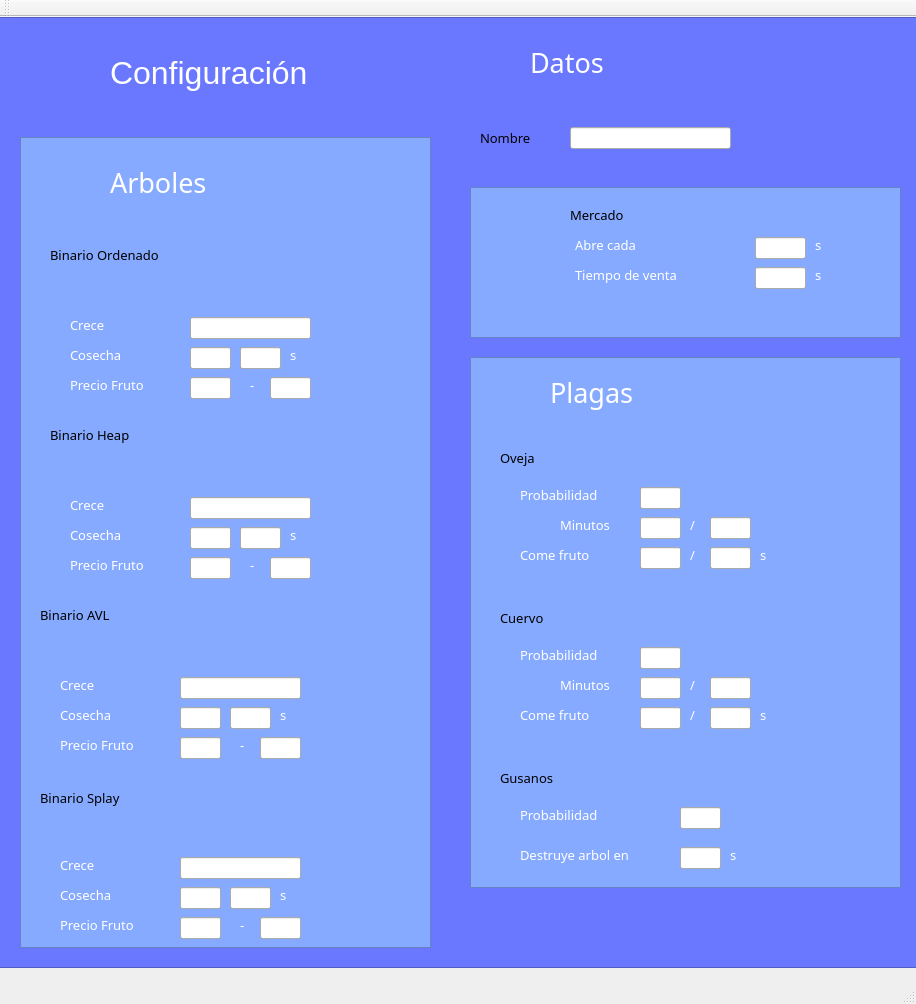
<?xml version="1.0" encoding="UTF-8"?>
<ui version="4.0">
 <class>MainWindow</class>
 <widget class="QMainWindow" name="MainWindow">
  <property name="geometry">
   <rect>
    <x>0</x>
    <y>0</y>
    <width>916</width>
    <height>1004</height>
   </rect>
  </property>
  <property name="windowTitle">
   <string>MainWindow</string>
  </property>
  <widget class="QWidget" name="centralWidget">
   <widget class="QTableView" name="tableView">
    <property name="geometry">
     <rect>
      <x>-10</x>
      <y>0</y>
      <width>931</width>
      <height>951</height>
     </rect>
    </property>
    <property name="styleSheet">
     <string notr="true">background-color:rgb(105, 120, 255);</string>
    </property>
   </widget>
   <widget class="QLabel" name="label_2">
    <property name="geometry">
     <rect>
      <x>110</x>
      <y>20</y>
      <width>251</width>
      <height>71</height>
     </rect>
    </property>
    <property name="font">
     <font>
      <family>MS Shell Dlg 2</family>
      <pointsize>24</pointsize>
      <weight>9</weight>
      <italic>false</italic>
      <bold>false</bold>
     </font>
    </property>
    <property name="styleSheet">
     <string notr="true">color: rgb(255, 255, 255);
font: 75 24pt &quot;MS Shell Dlg 2&quot;;</string>
    </property>
    <property name="text">
     <string>Configuración </string>
    </property>
   </widget>
   <widget class="QTableView" name="tableView_2">
    <property name="geometry">
     <rect>
      <x>470</x>
      <y>170</y>
      <width>431</width>
      <height>151</height>
     </rect>
    </property>
    <property name="styleSheet">
     <string notr="true">background-color: rgb(134, 170, 255);</string>
    </property>
    <property name="frameShape">
     <enum>QFrame::StyledPanel</enum>
    </property>
    <property name="frameShadow">
     <enum>QFrame::Sunken</enum>
    </property>
    <property name="showGrid">
     <bool>true</bool>
    </property>
    <property name="gridStyle">
     <enum>Qt::SolidLine</enum>
    </property>
   </widget>
   <widget class="QTableView" name="tableView_3">
    <property name="geometry">
     <rect>
      <x>20</x>
      <y>120</y>
      <width>411</width>
      <height>811</height>
     </rect>
    </property>
    <property name="styleSheet">
     <string notr="true">background-color: rgb(134, 170, 255);</string>
    </property>
    <property name="frameShape">
     <enum>QFrame::StyledPanel</enum>
    </property>
    <property name="frameShadow">
     <enum>QFrame::Plain</enum>
    </property>
    <property name="showGrid">
     <bool>true</bool>
    </property>
    <property name="gridStyle">
     <enum>Qt::DotLine</enum>
    </property>
   </widget>
   <widget class="QLabel" name="label_3">
    <property name="geometry">
     <rect>
      <x>30</x>
      <y>30</y>
      <width>81</width>
      <height>71</height>
     </rect>
    </property>
    <property name="text">
     <string/>
    </property>
    <property name="pixmap">
     <pixmap>../gears.png</pixmap>
    </property>
   </widget>
   <widget class="QLabel" name="label_4">
    <property name="geometry">
     <rect>
      <x>475</x>
      <y>210</y>
      <width>81</width>
      <height>81</height>
     </rect>
    </property>
    <property name="text">
     <string/>
    </property>
    <property name="pixmap">
     <pixmap>../cart.png</pixmap>
    </property>
    <property name="scaledContents">
     <bool>true</bool>
    </property>
   </widget>
   <widget class="QLabel" name="label_6">
    <property name="geometry">
     <rect>
      <x>460</x>
      <y>20</y>
      <width>61</width>
      <height>51</height>
     </rect>
    </property>
    <property name="text">
     <string/>
    </property>
    <property name="pixmap">
     <pixmap>../folder.png</pixmap>
    </property>
   </widget>
   <widget class="QLabel" name="label_5">
    <property name="geometry">
     <rect>
      <x>530</x>
      <y>10</y>
      <width>191</width>
      <height>71</height>
     </rect>
    </property>
    <property name="font">
     <font>
      <family>Lucida Sans Unicode</family>
      <pointsize>20</pointsize>
     </font>
    </property>
    <property name="styleSheet">
     <string notr="true">color: rgb(255, 255, 255);</string>
    </property>
    <property name="text">
     <string>Datos</string>
    </property>
   </widget>
   <widget class="QLabel" name="label_13">
    <property name="geometry">
     <rect>
      <x>570</x>
      <y>190</y>
      <width>121</width>
      <height>16</height>
     </rect>
    </property>
    <property name="font">
     <font>
      <family>Lucida Sans Unicode</family>
      <pointsize>10</pointsize>
     </font>
    </property>
    <property name="text">
     <string>Mercado</string>
    </property>
   </widget>
   <widget class="QLabel" name="label_7">
    <property name="geometry">
     <rect>
      <x>40</x>
      <y>130</y>
      <width>55</width>
      <height>71</height>
     </rect>
    </property>
    <property name="text">
     <string/>
    </property>
    <property name="pixmap">
     <pixmap>../sprout (2).png</pixmap>
    </property>
   </widget>
   <widget class="QLabel" name="label_8">
    <property name="geometry">
     <rect>
      <x>110</x>
      <y>130</y>
      <width>191</width>
      <height>71</height>
     </rect>
    </property>
    <property name="font">
     <font>
      <family>Lucida Sans Unicode</family>
      <pointsize>20</pointsize>
     </font>
    </property>
    <property name="styleSheet">
     <string notr="true">color: rgb(255, 255, 255);</string>
    </property>
    <property name="text">
     <string>Arboles</string>
    </property>
   </widget>
   <widget class="QLabel" name="label_14">
    <property name="geometry">
     <rect>
      <x>50</x>
      <y>230</y>
      <width>161</width>
      <height>16</height>
     </rect>
    </property>
    <property name="font">
     <font>
      <family>Lucida Sans Unicode</family>
      <pointsize>10</pointsize>
     </font>
    </property>
    <property name="text">
     <string>Binario Ordenado</string>
    </property>
   </widget>
   <widget class="QLabel" name="label_16">
    <property name="geometry">
     <rect>
      <x>70</x>
      <y>300</y>
      <width>51</width>
      <height>16</height>
     </rect>
    </property>
    <property name="font">
     <font>
      <family>Lucida Sans Unicode</family>
      <pointsize>10</pointsize>
     </font>
    </property>
    <property name="styleSheet">
     <string notr="true">color: rgb(255, 255, 255);</string>
    </property>
    <property name="text">
     <string>Crece </string>
    </property>
   </widget>
   <widget class="QLabel" name="label_17">
    <property name="geometry">
     <rect>
      <x>70</x>
      <y>330</y>
      <width>81</width>
      <height>16</height>
     </rect>
    </property>
    <property name="font">
     <font>
      <family>Lucida Sans Unicode</family>
      <pointsize>10</pointsize>
     </font>
    </property>
    <property name="styleSheet">
     <string notr="true">color: rgb(255, 255, 255);</string>
    </property>
    <property name="text">
     <string>Cosecha</string>
    </property>
   </widget>
   <widget class="QLabel" name="label_18">
    <property name="geometry">
     <rect>
      <x>70</x>
      <y>360</y>
      <width>121</width>
      <height>16</height>
     </rect>
    </property>
    <property name="font">
     <font>
      <family>Lucida Sans Unicode</family>
      <pointsize>10</pointsize>
     </font>
    </property>
    <property name="styleSheet">
     <string notr="true">color: rgb(255, 255, 255);</string>
    </property>
    <property name="text">
     <string>Precio Fruto</string>
    </property>
   </widget>
   <widget class="QLineEdit" name="eTreeBinaryCrece">
    <property name="geometry">
     <rect>
      <x>190</x>
      <y>300</y>
      <width>121</width>
      <height>22</height>
     </rect>
    </property>
   </widget>
   <widget class="QLineEdit" name="eTreeBinaryCosecha1">
    <property name="geometry">
     <rect>
      <x>190</x>
      <y>330</y>
      <width>41</width>
      <height>22</height>
     </rect>
    </property>
   </widget>
   <widget class="QLabel" name="label_19">
    <property name="geometry">
     <rect>
      <x>290</x>
      <y>330</y>
      <width>16</width>
      <height>16</height>
     </rect>
    </property>
    <property name="font">
     <font>
      <family>Lucida Sans Unicode</family>
      <pointsize>10</pointsize>
     </font>
    </property>
    <property name="styleSheet">
     <string notr="true">color: rgb(255, 255, 255);</string>
    </property>
    <property name="text">
     <string>s</string>
    </property>
   </widget>
   <widget class="QLineEdit" name="eTreeBinaryPrecio1">
    <property name="geometry">
     <rect>
      <x>190</x>
      <y>360</y>
      <width>41</width>
      <height>22</height>
     </rect>
    </property>
   </widget>
   <widget class="QLineEdit" name="eTreeBinaryPrecio2">
    <property name="geometry">
     <rect>
      <x>270</x>
      <y>360</y>
      <width>41</width>
      <height>22</height>
     </rect>
    </property>
   </widget>
   <widget class="QLabel" name="label_20">
    <property name="geometry">
     <rect>
      <x>250</x>
      <y>360</y>
      <width>16</width>
      <height>16</height>
     </rect>
    </property>
    <property name="font">
     <font>
      <family>Lucida Sans Unicode</family>
      <pointsize>10</pointsize>
     </font>
    </property>
    <property name="styleSheet">
     <string notr="true">color: rgb(255, 255, 255);</string>
    </property>
    <property name="text">
     <string>-</string>
    </property>
   </widget>
   <widget class="QLabel" name="label_9">
    <property name="geometry">
     <rect>
      <x>340</x>
      <y>280</y>
      <width>81</width>
      <height>91</height>
     </rect>
    </property>
    <property name="text">
     <string/>
    </property>
    <property name="pixmap">
     <pixmap>../arbolOrdenado.png</pixmap>
    </property>
    <property name="scaledContents">
     <bool>true</bool>
    </property>
   </widget>
   <widget class="QLabel" name="label_21">
    <property name="geometry">
     <rect>
      <x>250</x>
      <y>540</y>
      <width>16</width>
      <height>16</height>
     </rect>
    </property>
    <property name="font">
     <font>
      <family>Lucida Sans Unicode</family>
      <pointsize>10</pointsize>
     </font>
    </property>
    <property name="styleSheet">
     <string notr="true">color: rgb(255, 255, 255);</string>
    </property>
    <property name="text">
     <string>-</string>
    </property>
   </widget>
   <widget class="QLineEdit" name="eHeapCosecha2">
    <property name="geometry">
     <rect>
      <x>240</x>
      <y>510</y>
      <width>41</width>
      <height>22</height>
     </rect>
    </property>
   </widget>
   <widget class="QLabel" name="label_22">
    <property name="geometry">
     <rect>
      <x>70</x>
      <y>480</y>
      <width>51</width>
      <height>16</height>
     </rect>
    </property>
    <property name="font">
     <font>
      <family>Lucida Sans Unicode</family>
      <pointsize>10</pointsize>
     </font>
    </property>
    <property name="styleSheet">
     <string notr="true">color: rgb(255, 255, 255);</string>
    </property>
    <property name="text">
     <string>Crece </string>
    </property>
   </widget>
   <widget class="QLabel" name="label_23">
    <property name="geometry">
     <rect>
      <x>50</x>
      <y>410</y>
      <width>161</width>
      <height>16</height>
     </rect>
    </property>
    <property name="font">
     <font>
      <family>Lucida Sans Unicode</family>
      <pointsize>10</pointsize>
     </font>
    </property>
    <property name="text">
     <string>Binario Heap</string>
    </property>
   </widget>
   <widget class="QLabel" name="label_24">
    <property name="geometry">
     <rect>
      <x>70</x>
      <y>510</y>
      <width>81</width>
      <height>16</height>
     </rect>
    </property>
    <property name="font">
     <font>
      <family>Lucida Sans Unicode</family>
      <pointsize>10</pointsize>
     </font>
    </property>
    <property name="styleSheet">
     <string notr="true">color: rgb(255, 255, 255);</string>
    </property>
    <property name="text">
     <string>Cosecha</string>
    </property>
   </widget>
   <widget class="QLineEdit" name="eHeapCosecha1">
    <property name="geometry">
     <rect>
      <x>190</x>
      <y>510</y>
      <width>41</width>
      <height>22</height>
     </rect>
    </property>
   </widget>
   <widget class="QLabel" name="label_25">
    <property name="geometry">
     <rect>
      <x>70</x>
      <y>540</y>
      <width>121</width>
      <height>16</height>
     </rect>
    </property>
    <property name="font">
     <font>
      <family>Lucida Sans Unicode</family>
      <pointsize>10</pointsize>
     </font>
    </property>
    <property name="styleSheet">
     <string notr="true">color: rgb(255, 255, 255);</string>
    </property>
    <property name="text">
     <string>Precio Fruto</string>
    </property>
   </widget>
   <widget class="QLineEdit" name="eTreeHeapCrece">
    <property name="geometry">
     <rect>
      <x>190</x>
      <y>480</y>
      <width>121</width>
      <height>22</height>
     </rect>
    </property>
   </widget>
   <widget class="QLabel" name="label_26">
    <property name="geometry">
     <rect>
      <x>290</x>
      <y>510</y>
      <width>16</width>
      <height>16</height>
     </rect>
    </property>
    <property name="font">
     <font>
      <family>Lucida Sans Unicode</family>
      <pointsize>10</pointsize>
     </font>
    </property>
    <property name="styleSheet">
     <string notr="true">color: rgb(255, 255, 255);</string>
    </property>
    <property name="text">
     <string>s</string>
    </property>
   </widget>
   <widget class="QLineEdit" name="eTreeHeapPrecio1">
    <property name="geometry">
     <rect>
      <x>190</x>
      <y>540</y>
      <width>41</width>
      <height>22</height>
     </rect>
    </property>
   </widget>
   <widget class="QLineEdit" name="eTreeHeapPrecio2">
    <property name="geometry">
     <rect>
      <x>270</x>
      <y>540</y>
      <width>41</width>
      <height>22</height>
     </rect>
    </property>
   </widget>
   <widget class="QLabel" name="label_11">
    <property name="geometry">
     <rect>
      <x>340</x>
      <y>460</y>
      <width>81</width>
      <height>91</height>
     </rect>
    </property>
    <property name="text">
     <string/>
    </property>
    <property name="pixmap">
     <pixmap>../arbolHeap.png</pixmap>
    </property>
    <property name="scaledContents">
     <bool>true</bool>
    </property>
   </widget>
   <widget class="QLabel" name="label_28">
    <property name="geometry">
     <rect>
      <x>60</x>
      <y>660</y>
      <width>51</width>
      <height>16</height>
     </rect>
    </property>
    <property name="font">
     <font>
      <family>Lucida Sans Unicode</family>
      <pointsize>10</pointsize>
     </font>
    </property>
    <property name="styleSheet">
     <string notr="true">color: rgb(255, 255, 255);</string>
    </property>
    <property name="text">
     <string>Crece </string>
    </property>
   </widget>
   <widget class="QLabel" name="label_12">
    <property name="geometry">
     <rect>
      <x>330</x>
      <y>820</y>
      <width>81</width>
      <height>91</height>
     </rect>
    </property>
    <property name="text">
     <string/>
    </property>
    <property name="pixmap">
     <pixmap>../ArbolSplay.png</pixmap>
    </property>
    <property name="scaledContents">
     <bool>true</bool>
    </property>
   </widget>
   <widget class="QLabel" name="label_29">
    <property name="geometry">
     <rect>
      <x>60</x>
      <y>690</y>
      <width>81</width>
      <height>16</height>
     </rect>
    </property>
    <property name="font">
     <font>
      <family>Lucida Sans Unicode</family>
      <pointsize>10</pointsize>
     </font>
    </property>
    <property name="styleSheet">
     <string notr="true">color: rgb(255, 255, 255);</string>
    </property>
    <property name="text">
     <string>Cosecha</string>
    </property>
   </widget>
   <widget class="QLineEdit" name="eTreeAvlPrecio1">
    <property name="geometry">
     <rect>
      <x>180</x>
      <y>720</y>
      <width>41</width>
      <height>22</height>
     </rect>
    </property>
   </widget>
   <widget class="QLabel" name="label_30">
    <property name="geometry">
     <rect>
      <x>60</x>
      <y>720</y>
      <width>121</width>
      <height>16</height>
     </rect>
    </property>
    <property name="font">
     <font>
      <family>Lucida Sans Unicode</family>
      <pointsize>10</pointsize>
     </font>
    </property>
    <property name="styleSheet">
     <string notr="true">color: rgb(255, 255, 255);</string>
    </property>
    <property name="text">
     <string>Precio Fruto</string>
    </property>
   </widget>
   <widget class="QLabel" name="label_31">
    <property name="geometry">
     <rect>
      <x>280</x>
      <y>795</y>
      <width>55</width>
      <height>181</height>
     </rect>
    </property>
    <property name="text">
     <string/>
    </property>
    <property name="pixmap">
     <pixmap>../../../Downloads/agricultor.png</pixmap>
    </property>
   </widget>
   <widget class="QLineEdit" name="eTreeSplayCosecha1">
    <property name="geometry">
     <rect>
      <x>180</x>
      <y>870</y>
      <width>41</width>
      <height>22</height>
     </rect>
    </property>
   </widget>
   <widget class="QLabel" name="label_32">
    <property name="geometry">
     <rect>
      <x>280</x>
      <y>690</y>
      <width>16</width>
      <height>16</height>
     </rect>
    </property>
    <property name="font">
     <font>
      <family>Lucida Sans Unicode</family>
      <pointsize>10</pointsize>
     </font>
    </property>
    <property name="styleSheet">
     <string notr="true">color: rgb(255, 255, 255);</string>
    </property>
    <property name="text">
     <string>s</string>
    </property>
   </widget>
   <widget class="QLabel" name="label_33">
    <property name="geometry">
     <rect>
      <x>40</x>
      <y>770</y>
      <width>161</width>
      <height>21</height>
     </rect>
    </property>
    <property name="font">
     <font>
      <family>Lucida Sans Unicode</family>
      <pointsize>10</pointsize>
     </font>
    </property>
    <property name="text">
     <string>Binario Splay</string>
    </property>
   </widget>
   <widget class="QLabel" name="label_34">
    <property name="geometry">
     <rect>
      <x>280</x>
      <y>870</y>
      <width>16</width>
      <height>16</height>
     </rect>
    </property>
    <property name="font">
     <font>
      <family>Lucida Sans Unicode</family>
      <pointsize>10</pointsize>
     </font>
    </property>
    <property name="styleSheet">
     <string notr="true">color: rgb(255, 255, 255);</string>
    </property>
    <property name="text">
     <string>s</string>
    </property>
   </widget>
   <widget class="QLineEdit" name="eAvlCosecha2">
    <property name="geometry">
     <rect>
      <x>230</x>
      <y>690</y>
      <width>41</width>
      <height>22</height>
     </rect>
    </property>
   </widget>
   <widget class="QLineEdit" name="eTreeSplayCosecha2">
    <property name="geometry">
     <rect>
      <x>230</x>
      <y>870</y>
      <width>41</width>
      <height>22</height>
     </rect>
    </property>
   </widget>
   <widget class="QLabel" name="label_35">
    <property name="geometry">
     <rect>
      <x>60</x>
      <y>840</y>
      <width>51</width>
      <height>16</height>
     </rect>
    </property>
    <property name="font">
     <font>
      <family>Lucida Sans Unicode</family>
      <pointsize>10</pointsize>
     </font>
    </property>
    <property name="styleSheet">
     <string notr="true">color: rgb(255, 255, 255);</string>
    </property>
    <property name="text">
     <string>Crece </string>
    </property>
   </widget>
   <widget class="QLineEdit" name="eTreeSplayCrece">
    <property name="geometry">
     <rect>
      <x>180</x>
      <y>840</y>
      <width>121</width>
      <height>22</height>
     </rect>
    </property>
   </widget>
   <widget class="QLineEdit" name="eTreeSplayPrecio2">
    <property name="geometry">
     <rect>
      <x>260</x>
      <y>900</y>
      <width>41</width>
      <height>22</height>
     </rect>
    </property>
   </widget>
   <widget class="QLabel" name="label_36">
    <property name="geometry">
     <rect>
      <x>240</x>
      <y>720</y>
      <width>16</width>
      <height>16</height>
     </rect>
    </property>
    <property name="font">
     <font>
      <family>Lucida Sans Unicode</family>
      <pointsize>10</pointsize>
     </font>
    </property>
    <property name="styleSheet">
     <string notr="true">color: rgb(255, 255, 255);</string>
    </property>
    <property name="text">
     <string>-</string>
    </property>
   </widget>
   <widget class="QLabel" name="label_37">
    <property name="geometry">
     <rect>
      <x>60</x>
      <y>870</y>
      <width>81</width>
      <height>16</height>
     </rect>
    </property>
    <property name="font">
     <font>
      <family>Lucida Sans Unicode</family>
      <pointsize>10</pointsize>
     </font>
    </property>
    <property name="styleSheet">
     <string notr="true">color: rgb(255, 255, 255);</string>
    </property>
    <property name="text">
     <string>Cosecha</string>
    </property>
   </widget>
   <widget class="QLineEdit" name="eTreeSplayPrecio1">
    <property name="geometry">
     <rect>
      <x>180</x>
      <y>900</y>
      <width>41</width>
      <height>22</height>
     </rect>
    </property>
   </widget>
   <widget class="QLabel" name="label_38">
    <property name="geometry">
     <rect>
      <x>60</x>
      <y>900</y>
      <width>121</width>
      <height>16</height>
     </rect>
    </property>
    <property name="font">
     <font>
      <family>Lucida Sans Unicode</family>
      <pointsize>10</pointsize>
     </font>
    </property>
    <property name="styleSheet">
     <string notr="true">color: rgb(255, 255, 255);</string>
    </property>
    <property name="text">
     <string>Precio Fruto</string>
    </property>
   </widget>
   <widget class="QLabel" name="label_39">
    <property name="geometry">
     <rect>
      <x>40</x>
      <y>590</y>
      <width>161</width>
      <height>16</height>
     </rect>
    </property>
    <property name="font">
     <font>
      <family>Lucida Sans Unicode</family>
      <pointsize>10</pointsize>
     </font>
    </property>
    <property name="text">
     <string>Binario AVL</string>
    </property>
   </widget>
   <widget class="QLineEdit" name="eTreeAvlPrecio2">
    <property name="geometry">
     <rect>
      <x>260</x>
      <y>720</y>
      <width>41</width>
      <height>22</height>
     </rect>
    </property>
   </widget>
   <widget class="QLabel" name="label_41">
    <property name="geometry">
     <rect>
      <x>240</x>
      <y>900</y>
      <width>16</width>
      <height>16</height>
     </rect>
    </property>
    <property name="font">
     <font>
      <family>Lucida Sans Unicode</family>
      <pointsize>10</pointsize>
     </font>
    </property>
    <property name="styleSheet">
     <string notr="true">color: rgb(255, 255, 255);</string>
    </property>
    <property name="text">
     <string>-</string>
    </property>
   </widget>
   <widget class="QLineEdit" name="eTreeAvlCrece">
    <property name="geometry">
     <rect>
      <x>180</x>
      <y>660</y>
      <width>121</width>
      <height>22</height>
     </rect>
    </property>
   </widget>
   <widget class="QLineEdit" name="eAvlCosecha1">
    <property name="geometry">
     <rect>
      <x>180</x>
      <y>690</y>
      <width>41</width>
      <height>22</height>
     </rect>
    </property>
   </widget>
   <widget class="QLabel" name="label_43">
    <property name="geometry">
     <rect>
      <x>330</x>
      <y>640</y>
      <width>81</width>
      <height>91</height>
     </rect>
    </property>
    <property name="text">
     <string/>
    </property>
    <property name="pixmap">
     <pixmap>../arbolAvl.png</pixmap>
    </property>
    <property name="scaledContents">
     <bool>true</bool>
    </property>
   </widget>
   <widget class="QLabel" name="label_44">
    <property name="geometry">
     <rect>
      <x>575</x>
      <y>220</y>
      <width>91</width>
      <height>16</height>
     </rect>
    </property>
    <property name="font">
     <font>
      <family>Lucida Sans Unicode</family>
      <pointsize>10</pointsize>
     </font>
    </property>
    <property name="styleSheet">
     <string notr="true">color: rgb(255, 255, 255);</string>
    </property>
    <property name="text">
     <string>Abre cada</string>
    </property>
   </widget>
   <widget class="QLineEdit" name="eMercadoAbreCada">
    <property name="geometry">
     <rect>
      <x>755</x>
      <y>220</y>
      <width>51</width>
      <height>22</height>
     </rect>
    </property>
   </widget>
   <widget class="QLabel" name="label_45">
    <property name="geometry">
     <rect>
      <x>575</x>
      <y>250</y>
      <width>151</width>
      <height>16</height>
     </rect>
    </property>
    <property name="font">
     <font>
      <family>Lucida Sans Unicode</family>
      <pointsize>10</pointsize>
     </font>
    </property>
    <property name="styleSheet">
     <string notr="true">color: rgb(255, 255, 255);</string>
    </property>
    <property name="text">
     <string>Tiempo de venta</string>
    </property>
   </widget>
   <widget class="QLineEdit" name="eMercadoTiempoVenta">
    <property name="geometry">
     <rect>
      <x>755</x>
      <y>250</y>
      <width>51</width>
      <height>22</height>
     </rect>
    </property>
   </widget>
   <widget class="QLabel" name="label_47">
    <property name="geometry">
     <rect>
      <x>815</x>
      <y>250</y>
      <width>16</width>
      <height>16</height>
     </rect>
    </property>
    <property name="font">
     <font>
      <family>Lucida Sans Unicode</family>
      <pointsize>10</pointsize>
     </font>
    </property>
    <property name="styleSheet">
     <string notr="true">color: rgb(255, 255, 255);</string>
    </property>
    <property name="text">
     <string>s</string>
    </property>
   </widget>
   <widget class="QLabel" name="label_48">
    <property name="geometry">
     <rect>
      <x>815</x>
      <y>220</y>
      <width>16</width>
      <height>16</height>
     </rect>
    </property>
    <property name="font">
     <font>
      <family>Lucida Sans Unicode</family>
      <pointsize>10</pointsize>
     </font>
    </property>
    <property name="styleSheet">
     <string notr="true">color: rgb(255, 255, 255);</string>
    </property>
    <property name="text">
     <string>s</string>
    </property>
   </widget>
   <widget class="QTableView" name="tableView_4">
    <property name="geometry">
     <rect>
      <x>470</x>
      <y>340</y>
      <width>431</width>
      <height>531</height>
     </rect>
    </property>
    <property name="styleSheet">
     <string notr="true">background-color: rgb(134, 170, 255);</string>
    </property>
    <property name="frameShape">
     <enum>QFrame::StyledPanel</enum>
    </property>
    <property name="frameShadow">
     <enum>QFrame::Sunken</enum>
    </property>
    <property name="showGrid">
     <bool>true</bool>
    </property>
    <property name="gridStyle">
     <enum>Qt::SolidLine</enum>
    </property>
   </widget>
   <widget class="QLabel" name="label_10">
    <property name="geometry">
     <rect>
      <x>550</x>
      <y>340</y>
      <width>191</width>
      <height>71</height>
     </rect>
    </property>
    <property name="font">
     <font>
      <family>Lucida Sans Unicode</family>
      <pointsize>20</pointsize>
     </font>
    </property>
    <property name="styleSheet">
     <string notr="true">color: rgb(255, 255, 255);</string>
    </property>
    <property name="text">
     <string>Plagas</string>
    </property>
   </widget>
   <widget class="QLabel" name="label_50">
    <property name="geometry">
     <rect>
      <x>480</x>
      <y>350</y>
      <width>61</width>
      <height>61</height>
     </rect>
    </property>
    <property name="text">
     <string/>
    </property>
    <property name="pixmap">
     <pixmap>../mosquito (2).png</pixmap>
    </property>
   </widget>
   <widget class="QLabel" name="label_51">
    <property name="geometry">
     <rect>
      <x>500</x>
      <y>430</y>
      <width>51</width>
      <height>21</height>
     </rect>
    </property>
    <property name="font">
     <font>
      <family>Lucida Sans Unicode</family>
      <pointsize>10</pointsize>
     </font>
    </property>
    <property name="text">
     <string>Oveja</string>
    </property>
   </widget>
   <widget class="QLabel" name="label_52">
    <property name="geometry">
     <rect>
      <x>800</x>
      <y>470</y>
      <width>61</width>
      <height>61</height>
     </rect>
    </property>
    <property name="text">
     <string/>
    </property>
    <property name="pixmap">
     <pixmap>../../../Downloads/CoolFarmImages/oveja.png</pixmap>
    </property>
    <property name="scaledContents">
     <bool>true</bool>
    </property>
   </widget>
   <widget class="QLabel" name="label_53">
    <property name="geometry">
     <rect>
      <x>520</x>
      <y>470</y>
      <width>111</width>
      <height>16</height>
     </rect>
    </property>
    <property name="font">
     <font>
      <family>Lucida Sans Unicode</family>
      <pointsize>10</pointsize>
     </font>
    </property>
    <property name="styleSheet">
     <string notr="true">color: rgb(255, 255, 255);</string>
    </property>
    <property name="text">
     <string>Probabilidad</string>
    </property>
   </widget>
   <widget class="QLineEdit" name="eOvejaProbabilidad">
    <property name="geometry">
     <rect>
      <x>640</x>
      <y>470</y>
      <width>41</width>
      <height>22</height>
     </rect>
    </property>
   </widget>
   <widget class="QLabel" name="label_54">
    <property name="geometry">
     <rect>
      <x>560</x>
      <y>500</y>
      <width>71</width>
      <height>16</height>
     </rect>
    </property>
    <property name="font">
     <font>
      <family>Lucida Sans Unicode</family>
      <pointsize>10</pointsize>
     </font>
    </property>
    <property name="styleSheet">
     <string notr="true">color: rgb(255, 255, 255);</string>
    </property>
    <property name="text">
     <string>Minutos</string>
    </property>
   </widget>
   <widget class="QLineEdit" name="eOvejaMinuto1">
    <property name="geometry">
     <rect>
      <x>640</x>
      <y>500</y>
      <width>41</width>
      <height>22</height>
     </rect>
    </property>
   </widget>
   <widget class="QLineEdit" name="eOvejaMinuto2">
    <property name="geometry">
     <rect>
      <x>710</x>
      <y>500</y>
      <width>41</width>
      <height>22</height>
     </rect>
    </property>
   </widget>
   <widget class="QLineEdit" name="eOvejaCome1">
    <property name="geometry">
     <rect>
      <x>640</x>
      <y>530</y>
      <width>41</width>
      <height>22</height>
     </rect>
    </property>
   </widget>
   <widget class="QLabel" name="label_55">
    <property name="geometry">
     <rect>
      <x>520</x>
      <y>530</y>
      <width>111</width>
      <height>16</height>
     </rect>
    </property>
    <property name="font">
     <font>
      <family>Lucida Sans Unicode</family>
      <pointsize>10</pointsize>
     </font>
    </property>
    <property name="styleSheet">
     <string notr="true">color: rgb(255, 255, 255);</string>
    </property>
    <property name="text">
     <string>Come fruto</string>
    </property>
   </widget>
   <widget class="QLabel" name="label_56">
    <property name="geometry">
     <rect>
      <x>690</x>
      <y>530</y>
      <width>16</width>
      <height>16</height>
     </rect>
    </property>
    <property name="font">
     <font>
      <family>Lucida Sans Unicode</family>
      <pointsize>10</pointsize>
     </font>
    </property>
    <property name="styleSheet">
     <string notr="true">color: rgb(255, 255, 255);</string>
    </property>
    <property name="text">
     <string>/</string>
    </property>
   </widget>
   <widget class="QLineEdit" name="eOvejaCome2">
    <property name="geometry">
     <rect>
      <x>710</x>
      <y>530</y>
      <width>41</width>
      <height>22</height>
     </rect>
    </property>
   </widget>
   <widget class="QLabel" name="label_57">
    <property name="geometry">
     <rect>
      <x>690</x>
      <y>500</y>
      <width>16</width>
      <height>16</height>
     </rect>
    </property>
    <property name="font">
     <font>
      <family>Lucida Sans Unicode</family>
      <pointsize>10</pointsize>
     </font>
    </property>
    <property name="styleSheet">
     <string notr="true">color: rgb(255, 255, 255);</string>
    </property>
    <property name="text">
     <string>/</string>
    </property>
   </widget>
   <widget class="QLabel" name="label_58">
    <property name="geometry">
     <rect>
      <x>760</x>
      <y>530</y>
      <width>16</width>
      <height>16</height>
     </rect>
    </property>
    <property name="font">
     <font>
      <family>Lucida Sans Unicode</family>
      <pointsize>10</pointsize>
     </font>
    </property>
    <property name="styleSheet">
     <string notr="true">color: rgb(255, 255, 255);</string>
    </property>
    <property name="text">
     <string>s</string>
    </property>
   </widget>
   <widget class="QLineEdit" name="eCuervoMinuto2">
    <property name="geometry">
     <rect>
      <x>710</x>
      <y>660</y>
      <width>41</width>
      <height>22</height>
     </rect>
    </property>
   </widget>
   <widget class="QLabel" name="label_59">
    <property name="geometry">
     <rect>
      <x>690</x>
      <y>690</y>
      <width>16</width>
      <height>16</height>
     </rect>
    </property>
    <property name="font">
     <font>
      <family>Lucida Sans Unicode</family>
      <pointsize>10</pointsize>
     </font>
    </property>
    <property name="styleSheet">
     <string notr="true">color: rgb(255, 255, 255);</string>
    </property>
    <property name="text">
     <string>/</string>
    </property>
   </widget>
   <widget class="QLabel" name="label_60">
    <property name="geometry">
     <rect>
      <x>800</x>
      <y>630</y>
      <width>61</width>
      <height>61</height>
     </rect>
    </property>
    <property name="text">
     <string/>
    </property>
    <property name="pixmap">
     <pixmap>../../../Downloads/CoolFarmImages/cuervo.png</pixmap>
    </property>
    <property name="scaledContents">
     <bool>true</bool>
    </property>
   </widget>
   <widget class="QLineEdit" name="eCuervoMinuto1">
    <property name="geometry">
     <rect>
      <x>640</x>
      <y>660</y>
      <width>41</width>
      <height>22</height>
     </rect>
    </property>
   </widget>
   <widget class="QLabel" name="label_61">
    <property name="geometry">
     <rect>
      <x>520</x>
      <y>690</y>
      <width>111</width>
      <height>16</height>
     </rect>
    </property>
    <property name="font">
     <font>
      <family>Lucida Sans Unicode</family>
      <pointsize>10</pointsize>
     </font>
    </property>
    <property name="styleSheet">
     <string notr="true">color: rgb(255, 255, 255);</string>
    </property>
    <property name="text">
     <string>Come fruto</string>
    </property>
   </widget>
   <widget class="QLineEdit" name="eCuervoCome1">
    <property name="geometry">
     <rect>
      <x>640</x>
      <y>690</y>
      <width>41</width>
      <height>22</height>
     </rect>
    </property>
   </widget>
   <widget class="QLineEdit" name="eCuervoProbabilidad">
    <property name="geometry">
     <rect>
      <x>640</x>
      <y>630</y>
      <width>41</width>
      <height>22</height>
     </rect>
    </property>
   </widget>
   <widget class="QLabel" name="label_62">
    <property name="geometry">
     <rect>
      <x>690</x>
      <y>660</y>
      <width>16</width>
      <height>16</height>
     </rect>
    </property>
    <property name="font">
     <font>
      <family>Lucida Sans Unicode</family>
      <pointsize>10</pointsize>
     </font>
    </property>
    <property name="styleSheet">
     <string notr="true">color: rgb(255, 255, 255);</string>
    </property>
    <property name="text">
     <string>/</string>
    </property>
   </widget>
   <widget class="QLabel" name="label_63">
    <property name="geometry">
     <rect>
      <x>760</x>
      <y>690</y>
      <width>16</width>
      <height>16</height>
     </rect>
    </property>
    <property name="font">
     <font>
      <family>Lucida Sans Unicode</family>
      <pointsize>10</pointsize>
     </font>
    </property>
    <property name="styleSheet">
     <string notr="true">color: rgb(255, 255, 255);</string>
    </property>
    <property name="text">
     <string>s</string>
    </property>
   </widget>
   <widget class="QLabel" name="label_64">
    <property name="geometry">
     <rect>
      <x>520</x>
      <y>630</y>
      <width>111</width>
      <height>16</height>
     </rect>
    </property>
    <property name="font">
     <font>
      <family>Lucida Sans Unicode</family>
      <pointsize>10</pointsize>
     </font>
    </property>
    <property name="styleSheet">
     <string notr="true">color: rgb(255, 255, 255);</string>
    </property>
    <property name="text">
     <string>Probabilidad</string>
    </property>
   </widget>
   <widget class="QLabel" name="label_65">
    <property name="geometry">
     <rect>
      <x>560</x>
      <y>660</y>
      <width>71</width>
      <height>16</height>
     </rect>
    </property>
    <property name="font">
     <font>
      <family>Lucida Sans Unicode</family>
      <pointsize>10</pointsize>
     </font>
    </property>
    <property name="styleSheet">
     <string notr="true">color: rgb(255, 255, 255);</string>
    </property>
    <property name="text">
     <string>Minutos</string>
    </property>
   </widget>
   <widget class="QLineEdit" name="eCuervoCome2">
    <property name="geometry">
     <rect>
      <x>710</x>
      <y>690</y>
      <width>41</width>
      <height>22</height>
     </rect>
    </property>
   </widget>
   <widget class="QLabel" name="label_66">
    <property name="geometry">
     <rect>
      <x>500</x>
      <y>590</y>
      <width>71</width>
      <height>21</height>
     </rect>
    </property>
    <property name="font">
     <font>
      <family>Lucida Sans Unicode</family>
      <pointsize>10</pointsize>
     </font>
    </property>
    <property name="text">
     <string>Cuervo</string>
    </property>
   </widget>
   <widget class="QLabel" name="label_68">
    <property name="geometry">
     <rect>
      <x>800</x>
      <y>790</y>
      <width>61</width>
      <height>61</height>
     </rect>
    </property>
    <property name="text">
     <string/>
    </property>
    <property name="pixmap">
     <pixmap>../../../Downloads/CoolFarmImages/gusano.png</pixmap>
    </property>
    <property name="scaledContents">
     <bool>true</bool>
    </property>
   </widget>
   <widget class="QLabel" name="label_69">
    <property name="geometry">
     <rect>
      <x>520</x>
      <y>830</y>
      <width>151</width>
      <height>16</height>
     </rect>
    </property>
    <property name="font">
     <font>
      <family>Lucida Sans Unicode</family>
      <pointsize>10</pointsize>
     </font>
    </property>
    <property name="styleSheet">
     <string notr="true">color: rgb(255, 255, 255);</string>
    </property>
    <property name="text">
     <string>Destruye arbol en </string>
    </property>
   </widget>
   <widget class="QLineEdit" name="eGusanosProbabilidad">
    <property name="geometry">
     <rect>
      <x>680</x>
      <y>790</y>
      <width>41</width>
      <height>22</height>
     </rect>
    </property>
   </widget>
   <widget class="QLabel" name="label_72">
    <property name="geometry">
     <rect>
      <x>520</x>
      <y>790</y>
      <width>111</width>
      <height>16</height>
     </rect>
    </property>
    <property name="font">
     <font>
      <family>Lucida Sans Unicode</family>
      <pointsize>10</pointsize>
     </font>
    </property>
    <property name="styleSheet">
     <string notr="true">color: rgb(255, 255, 255);</string>
    </property>
    <property name="text">
     <string>Probabilidad</string>
    </property>
   </widget>
   <widget class="QLabel" name="label_74">
    <property name="geometry">
     <rect>
      <x>500</x>
      <y>750</y>
      <width>71</width>
      <height>21</height>
     </rect>
    </property>
    <property name="font">
     <font>
      <family>Lucida Sans Unicode</family>
      <pointsize>10</pointsize>
     </font>
    </property>
    <property name="text">
     <string>Gusanos</string>
    </property>
   </widget>
   <widget class="QLineEdit" name="eGusanosDestruye">
    <property name="geometry">
     <rect>
      <x>680</x>
      <y>830</y>
      <width>41</width>
      <height>22</height>
     </rect>
    </property>
   </widget>
   <widget class="QLabel" name="label_67">
    <property name="geometry">
     <rect>
      <x>730</x>
      <y>830</y>
      <width>16</width>
      <height>16</height>
     </rect>
    </property>
    <property name="font">
     <font>
      <family>Lucida Sans Unicode</family>
      <pointsize>10</pointsize>
     </font>
    </property>
    <property name="styleSheet">
     <string notr="true">color: rgb(255, 255, 255);</string>
    </property>
    <property name="text">
     <string>s</string>
    </property>
   </widget>
   <widget class="QPushButton" name="bAceptar">
    <property name="geometry">
     <rect>
      <x>830</x>
      <y>890</y>
      <width>71</width>
      <height>41</height>
     </rect>
    </property>
    <property name="styleSheet">
     <string notr="true">background-color: rgb(255, 170, 0);
alternate-background-color: rgb(255, 170, 0);
border-color: rgb(255, 170, 0);
selection-color: rgb(255, 170, 0);
selection-background-color: rgb(255, 170, 0);</string>
    </property>
    <property name="text">
     <string/>
    </property>
    <property name="icon">
     <iconset>
      <normaloff>../../../Downloads/CoolFarmImages/comprobado.png</normaloff>../../../Downloads/CoolFarmImages/comprobado.png</iconset>
    </property>
    <property name="iconSize">
     <size>
      <width>40</width>
      <height>40</height>
     </size>
    </property>
    <property name="flat">
     <bool>true</bool>
    </property>
   </widget>
   <widget class="QLabel" name="label_75">
    <property name="geometry">
     <rect>
      <x>480</x>
      <y>110</y>
      <width>71</width>
      <height>21</height>
     </rect>
    </property>
    <property name="font">
     <font>
      <family>Lucida Sans Unicode</family>
      <pointsize>10</pointsize>
     </font>
    </property>
    <property name="text">
     <string>Nombre</string>
    </property>
   </widget>
   <widget class="QLineEdit" name="eName">
    <property name="geometry">
     <rect>
      <x>570</x>
      <y>110</y>
      <width>161</width>
      <height>22</height>
     </rect>
    </property>
   </widget>
   <widget class="QLineEdit" name="billy">
    <property name="geometry">
     <rect>
      <x>240</x>
      <y>330</y>
      <width>41</width>
      <height>22</height>
     </rect>
    </property>
   </widget>
   <zorder>tableView</zorder>
   <zorder>tableView_2</zorder>
   <zorder>label_2</zorder>
   <zorder>tableView_3</zorder>
   <zorder>label_3</zorder>
   <zorder>label_4</zorder>
   <zorder>label_6</zorder>
   <zorder>label_5</zorder>
   <zorder>label_13</zorder>
   <zorder>label_7</zorder>
   <zorder>label_8</zorder>
   <zorder>label_14</zorder>
   <zorder>label_16</zorder>
   <zorder>label_17</zorder>
   <zorder>label_18</zorder>
   <zorder>eTreeBinaryCrece</zorder>
   <zorder>eTreeBinaryCosecha1</zorder>
   <zorder>label_19</zorder>
   <zorder>eTreeBinaryPrecio1</zorder>
   <zorder>eTreeBinaryPrecio2</zorder>
   <zorder>label_20</zorder>
   <zorder>label_9</zorder>
   <zorder>label_11</zorder>
   <zorder>eTreeHeapCrece</zorder>
   <zorder>label_24</zorder>
   <zorder>eHeapCosecha2</zorder>
   <zorder>label_25</zorder>
   <zorder>eTreeHeapPrecio1</zorder>
   <zorder>label_22</zorder>
   <zorder>label_26</zorder>
   <zorder>eHeapCosecha1</zorder>
   <zorder>label_23</zorder>
   <zorder>eTreeHeapPrecio2</zorder>
   <zorder>label_21</zorder>
   <zorder>label_28</zorder>
   <zorder>label_12</zorder>
   <zorder>label_29</zorder>
   <zorder>eTreeAvlPrecio1</zorder>
   <zorder>label_30</zorder>
   <zorder>label_31</zorder>
   <zorder>eTreeSplayCosecha1</zorder>
   <zorder>label_32</zorder>
   <zorder>label_33</zorder>
   <zorder>label_34</zorder>
   <zorder>eAvlCosecha2</zorder>
   <zorder>eTreeSplayCosecha2</zorder>
   <zorder>label_35</zorder>
   <zorder>eTreeSplayCrece</zorder>
   <zorder>eTreeSplayPrecio2</zorder>
   <zorder>label_36</zorder>
   <zorder>label_37</zorder>
   <zorder>eTreeSplayPrecio1</zorder>
   <zorder>label_38</zorder>
   <zorder>label_39</zorder>
   <zorder>eTreeAvlPrecio2</zorder>
   <zorder>label_41</zorder>
   <zorder>eTreeAvlCrece</zorder>
   <zorder>eAvlCosecha1</zorder>
   <zorder>label_43</zorder>
   <zorder>label_44</zorder>
   <zorder>eMercadoAbreCada</zorder>
   <zorder>label_45</zorder>
   <zorder>eMercadoTiempoVenta</zorder>
   <zorder>label_47</zorder>
   <zorder>label_48</zorder>
   <zorder>tableView_4</zorder>
   <zorder>label_10</zorder>
   <zorder>label_50</zorder>
   <zorder>label_51</zorder>
   <zorder>label_52</zorder>
   <zorder>label_53</zorder>
   <zorder>eOvejaProbabilidad</zorder>
   <zorder>label_54</zorder>
   <zorder>eOvejaMinuto1</zorder>
   <zorder>eOvejaMinuto2</zorder>
   <zorder>eOvejaCome1</zorder>
   <zorder>label_55</zorder>
   <zorder>label_56</zorder>
   <zorder>eOvejaCome2</zorder>
   <zorder>label_57</zorder>
   <zorder>label_58</zorder>
   <zorder>eCuervoMinuto2</zorder>
   <zorder>label_59</zorder>
   <zorder>label_60</zorder>
   <zorder>eCuervoMinuto1</zorder>
   <zorder>label_61</zorder>
   <zorder>eCuervoCome1</zorder>
   <zorder>eCuervoProbabilidad</zorder>
   <zorder>label_62</zorder>
   <zorder>label_63</zorder>
   <zorder>label_64</zorder>
   <zorder>label_65</zorder>
   <zorder>eCuervoCome2</zorder>
   <zorder>label_66</zorder>
   <zorder>label_68</zorder>
   <zorder>label_69</zorder>
   <zorder>eGusanosProbabilidad</zorder>
   <zorder>label_72</zorder>
   <zorder>label_74</zorder>
   <zorder>eGusanosDestruye</zorder>
   <zorder>label_67</zorder>
   <zorder>bAceptar</zorder>
   <zorder>label_75</zorder>
   <zorder>eName</zorder>
   <zorder>billy</zorder>
  </widget>
  <widget class="QMenuBar" name="menuBar">
   <property name="geometry">
    <rect>
     <x>0</x>
     <y>0</y>
     <width>916</width>
     <height>26</height>
    </rect>
   </property>
  </widget>
  <widget class="QToolBar" name="mainToolBar">
   <attribute name="toolBarArea">
    <enum>TopToolBarArea</enum>
   </attribute>
   <attribute name="toolBarBreak">
    <bool>false</bool>
   </attribute>
  </widget>
  <widget class="QStatusBar" name="statusBar"/>
 </widget>
 <layoutdefault spacing="6" margin="11"/>
 <resources/>
 <connections/>
</ui>
